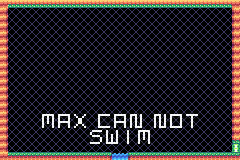

This game map was drawn from its Tiled (.tmx) file and the tilesets committed beside it. A one-line description and the trimmed map source follow:
An orthogonal 30x20 tile map with 8x8 px tiles, 2 tile layers (Kachelebene 1, Kachelebene 3), 1 hidden layer not drawn, 2 tilesets.

<map version="1.2" tiledversion="1.2.4" orientation="orthogonal" renderorder="right-down" width="30" height="20" tilewidth="8" tileheight="8" infinite="0" nextlayerid="4" nextobjectid="1">
 <tileset firstgid="1" name="world" tilewidth="8" tileheight="8" tilecount="64" columns="8">
  <image source="../images/world.png" width="64" height="64" />
 </tileset>
 <tileset firstgid="65" name="alpha" tilewidth="8" tileheight="8" tilecount="144" columns="12">
  <image source="../images/alpha.png" width="96" height="96" />
 </tileset>
 <layer id="1" name="Kachelebene 1" width="30" height="20">
  <data>[600 cells, 600 non-empty, 11 distinct tile ids]</data>
 </layer>
 <layer id="2" name="Kachelebene 2" width="30" height="20" visible="0">
  <properties>
   <property name="logic" type="bool" value="true" />
  </properties>
  <data>[600 cells, 95 non-empty, 4 distinct tile ids]</data>
 </layer>
 <layer id="3" name="Kachelebene 3" width="30" height="20">
  <data>[600 cells, 52 non-empty, 40 distinct tile ids]</data>
 </layer>
</map>
